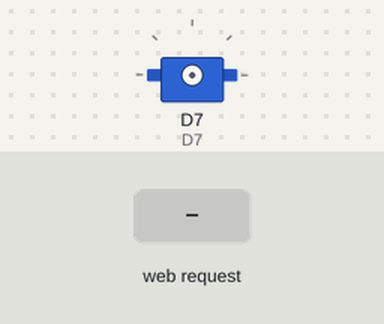
The sketch below on a simulated ESP8266 (NodeMCU). Parts: servo. The inputs (shaded band) are chosen by the test bench. WiFi joins after 1.5 s; servers stay silent unless stated; storage starts empty; what the sketch prints to the serial monitor is not drawn.

Above: at 2.7 s.
2.8 s: HTTP request GET /feed received
At 4.0 s:
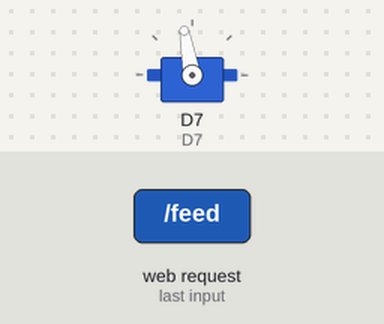
Timing chart, 0 to 5.8 s (numbered marks = the images above; inputs shaded):
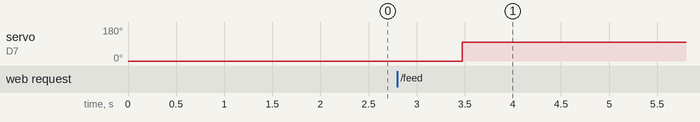

The sketch:

main.ino
```cpp
#include <ESP8266WiFi.h>
#include <ESP8266WebServer.h>
#include <Servo.h>
#include <FS.h>

const char* ssid = "Ne pipai!";
const char* password = "mnogoslojnaparola";

static const uint8_t D7 = 13;

ESP8266WebServer server(80);

Servo servo;


void setup() {
  Serial.begin(9600);

  SPIFFS.begin();

  // Connect to WiFi
  WiFi.begin(ssid, password);
  while (WiFi.status() != WL_CONNECTED) {
     delay(500);
     Serial.print(".");
  }
  Serial.println(WiFi.localIP());

  server.on("/", HTTP_GET, handleRoot);
  server.on("/feed", HTTP_GET, handleFeed);
  server.begin();
}

void handleRoot() {
  File file = SPIFFS.open("/index.html", "r");
  server.streamFile(file, "text/html");
}

void handleFeed() {
  rotateServo();
  //check if above executed properly?
  File file = SPIFFS.open("/fedCat.html", "r");
  server.streamFile(file, "text/html");
}

void rotateServo() {
  servo.attach(D7);
  servo.write(0);
  delay(675);
  servo.write(100);
  delay(675);
  servo.detach();
}

void loop() {
  server.handleClient();
}
```

Measured:
- after the input at 2.8 s, servo on D7: 0° → 100° after 0.68 s
